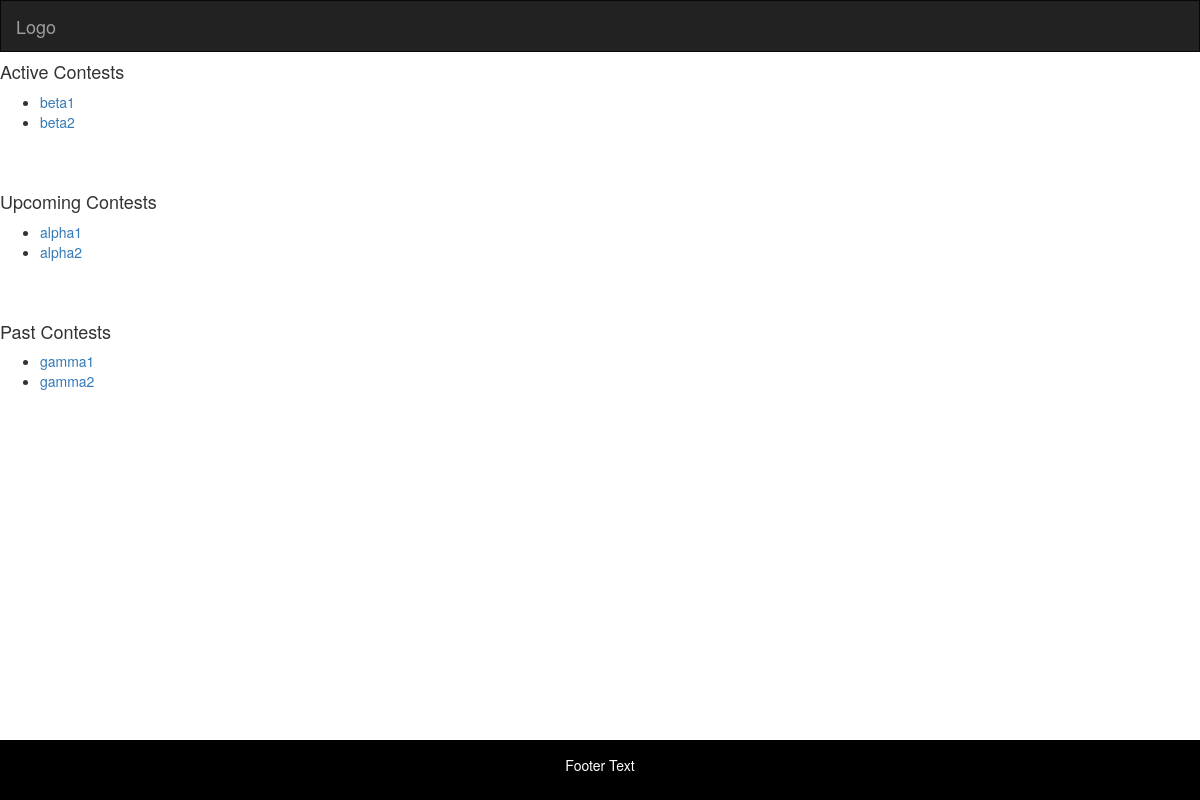
The page /contests/ on the database as committed earlier.
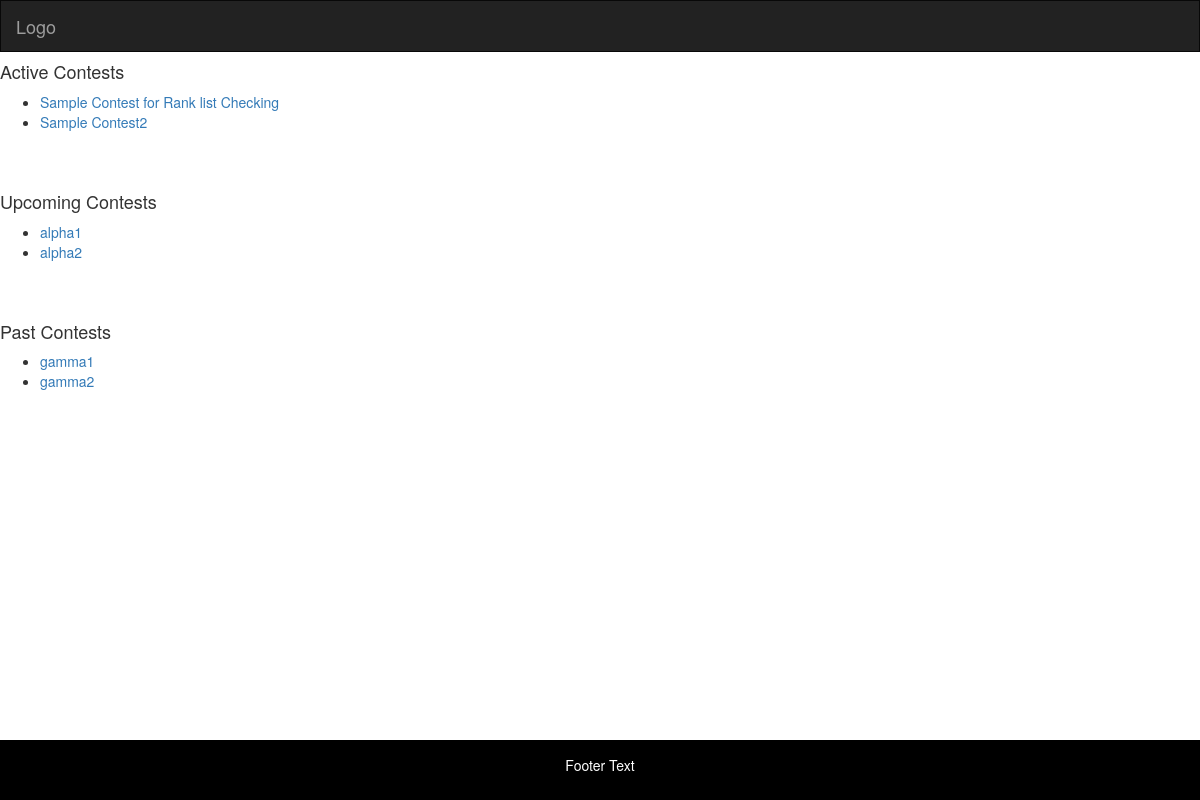
The same page on the database as committed later.
### contests/models.py (models this page shows, shortened)
class Challenge(models.Model):
    challenge_code = models.CharField(max_length=50)
    challenge_name = models.CharField(max_length=50)
    Active, Upcoming, Past = 'Active', 'Upcoming', 'Past'
    Status_Choices = ((Active, 'Active'), (Upcoming, 'Upcoming'), (Past, 'Past'))
    status = models.CharField(max_length=20, choices=Status_Choices, default=Upcoming)
    def __str__(self):
        return self.challenge_name

### contests/views.py (the view)
def index(request):
    active = Challenge.objects.filter(status='Active')
    upcoming = Challenge.objects.filter(status='Upcoming')
    past = Challenge.objects.filter(status='Past')
    context = {
        'active': active,
        'upcoming': upcoming,
        'past': past
    }
    return render(request, 'contests/index.html', context)

### contests/templates/contests/index.html (shortened to what this page needs)
{% extends 'accounts/base.html' %}
{% block body %}
    <h4>Active Contests</h4>
    <ul>
        {% for each in active %}
            <li><a href="{% url 'contests:contest-detail' each.pk %}">{{ each }}</a></li>
        {% endfor %}
    </ul>
    <br><br>
    <h4>Upcoming Contests</h4>
    <ul>
        {% for each in upcoming %}
            <li><a href="{% url 'contests:contest-detail' each.pk %}">{{ each }}</a></li>
        {% endfor %}
    </ul>
    <br><br>
    <h4>Past Contests</h4>
    <ul>
        {% for each in past %}
            <li><a href="{% url 'contests:contest-detail' each.pk %}">{{ each }}</a></li>
        {% endfor %}
    </ul>
    <br><br>
{% endblock %}

### accounts/templates/accounts/base.html (shortened to what this page needs)
<!DOCTYPE html>
<html lang="en">
<head>
    <link rel="stylesheet" href="https://maxcdn.bootstrapcdn.com/bootstrap/3.3.7/css/bootstrap.min.css">
</head>
<body>
    {% load staticfiles %}
    <link rel="stylesheet" type="text/css" href="{% static 'accounts/style.css' %}"/>
    <nav class="navbar navbar-inverse">
        <div class="container-fluid">
            <div class="navbar-header">
                <a class="navbar-brand" href="#">Logo</a>
            </div>
            <div class="collapse navbar-collapse" id="myNavbar">
            </div>
        </div>
    </nav>
    {% block body %}
	{% endblock %}
    <footer class="container-fluid text-center">
        <p>Footer Text</p>
    </footer>
</body>
</html>

### accounts/static/accounts/style.css (style rules this page uses)
.navbar { margin-bottom: 0; border-radius: 0; }
footer { background-color: black; color: white; padding: 15px; position:absolute; bottom:0; width:100%; }

Rows that differ between the two databases and show on the page:
changed Challenge: challenge_name "beta1" → "Sample Contest for Rank list Checking"
changed Challenge: challenge_name "beta2" → "Sample Contest2"
